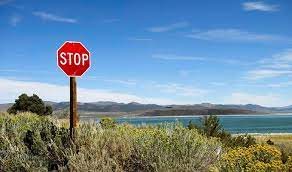
#> input picture course/Bryce/stop_sign_detection/image2.jpg, 292 x 172 px
$ python main.py
#> lines starting #> are read from the running program, lines starting #| are printed output that depends on the picture
import cv2
from matplotlib import pyplot as plt
# tutorial found at
# https://www.geeksforgeeks.org/detect-an-object-with-opencv-python/
# Opening image
img = cv2.imread("image2.jpg")
#> img is the input picture: shape (172, 292, 3); mean B, G, R 160.1, 139.9, 111.8

# OpenCV opens images as BRG
# but we want it as RGB We'll
# also need a grayscale version
img_gray = cv2.cvtColor(img, cv2.COLOR_BGR2GRAY)
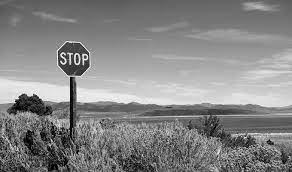
#> img_gray: shape (172, 292); min 0, max 253, mean 133.8
img_rgb = cv2.cvtColor(img, cv2.COLOR_BGR2RGB)

# Use minSize because for not
# bothering with extra-small
# dots that would look like STOP signs
stop_data = cv2.CascadeClassifier('stop_data.xml')

found = stop_data.detectMultiScale(img_gray,
                                   minSize=(5, 5))
#> found = [[50, 34, 48, 48]]

# Don't do anything if there's
# no sign
amount_found = len(found)
#> amount_found = 1

if amount_found != 0:

    # There may be more than one
    # sign in the image
    for (x, y, width, height) in found:
        # We draw a green rectangle around
        # every recognized sign
        cv2.rectangle(img_rgb, (x, y),
                      (x + height, y + width),
                      (0, 255, 0), 5)
#> this loop made 1 pass
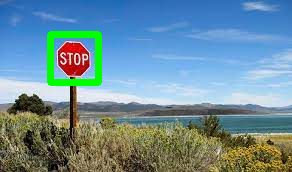
#> img_rgb: shape (172, 292, 3); mean R, G, B 109, 142.3, 154.3

# Creates the environment of
# the picture and shows it
plt.subplot(1, 1, 1)
plt.imshow(img_rgb)
plt.show()

$ run again, with course/Bryce/stop_sign_detection/aland.jpg copied over course/Bryce/stop_sign_detection/image2.jpg
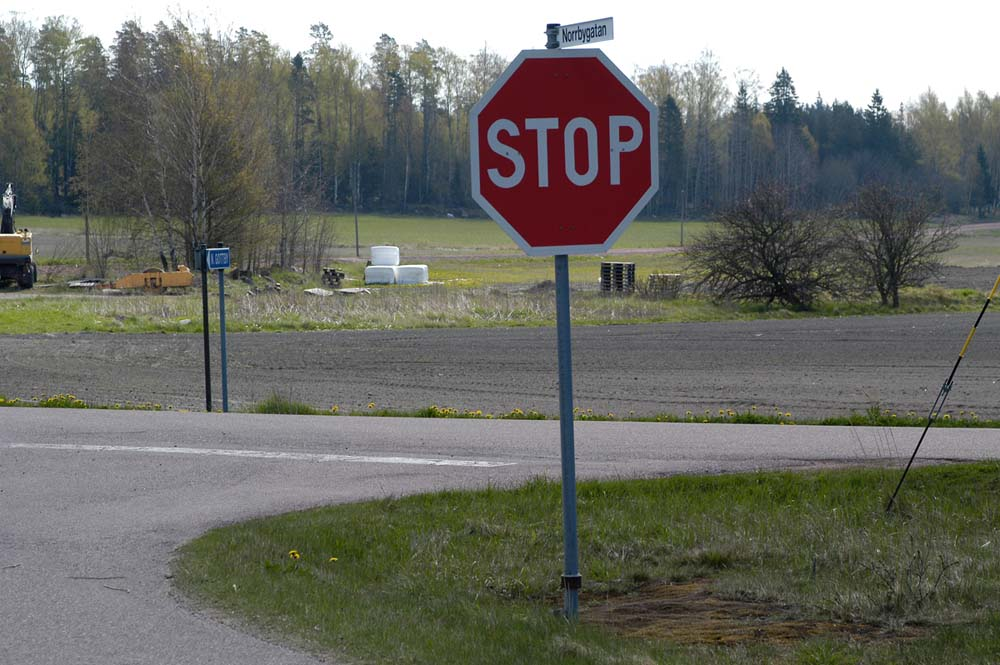
#> input picture course/Bryce/stop_sign_detection/aland.jpg, 1000 x 665 px
#> img is the input picture: shape (665, 1000, 3); mean B, G, R 104.1, 111.5, 110.8
#> `img_gray = cv2.cvtColor(img, cv2.COLOR_BGR2GRAY)`:
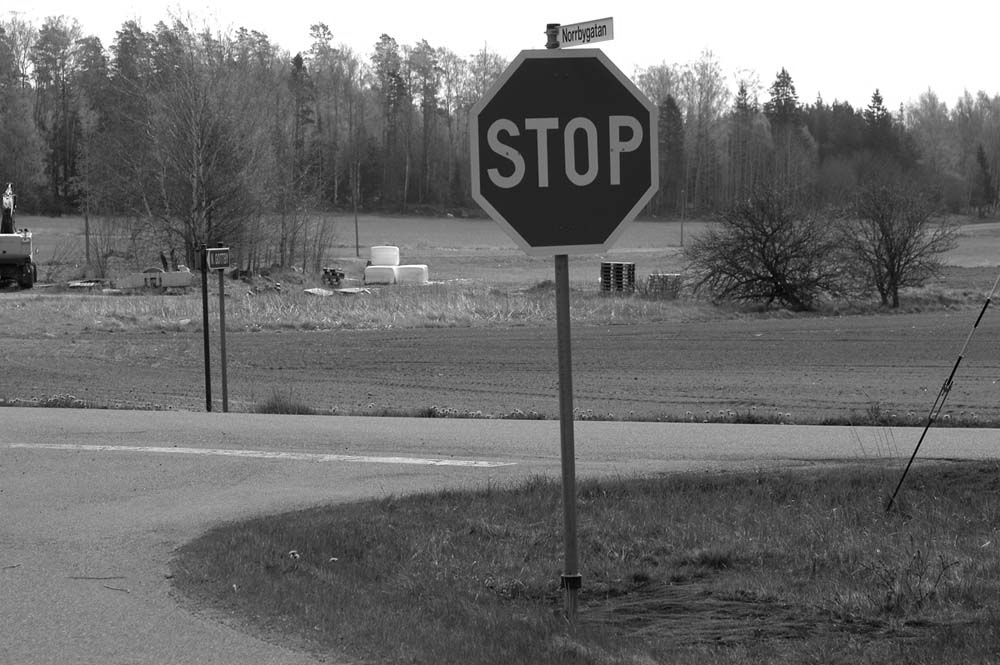
#> img_gray: shape (665, 1000); min 0, max 255, mean 110.5
#> found = [[459, 42, 224, 224]]
#> amount_found = 1
#> the loop `for (x, y, width, height) in found:` made 1 pass
#> after the loop `for (x, y, width, height) in found:`:
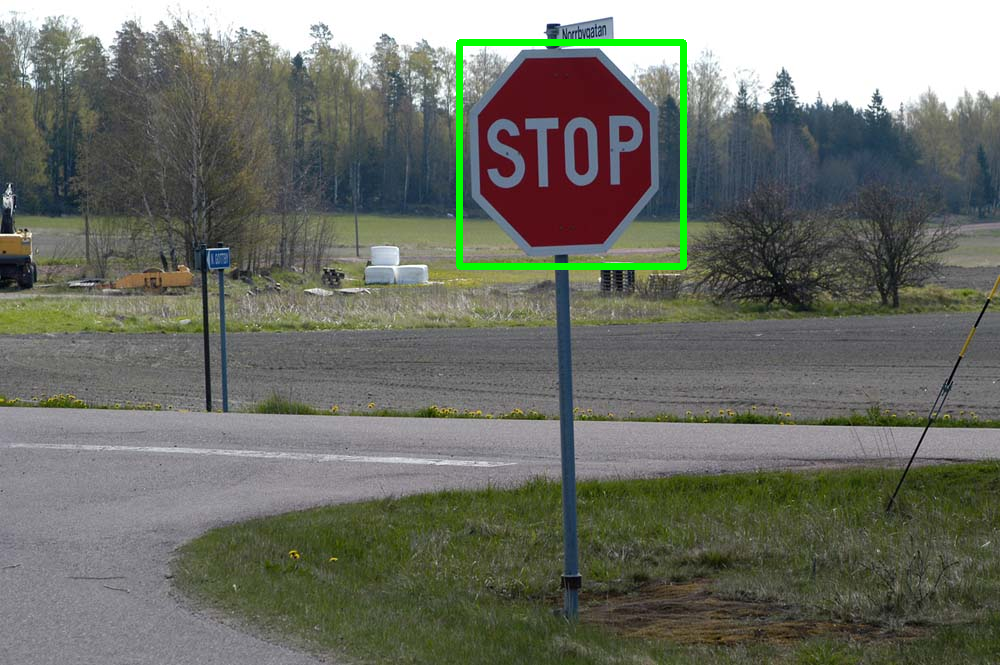
#> img_rgb: shape (665, 1000, 3); mean R, G, B 109.5, 112.5, 102.8

$ run again, with course/Bryce/stop_sign_detection/hit.jpg copied over course/Bryce/stop_sign_detection/image2.jpg
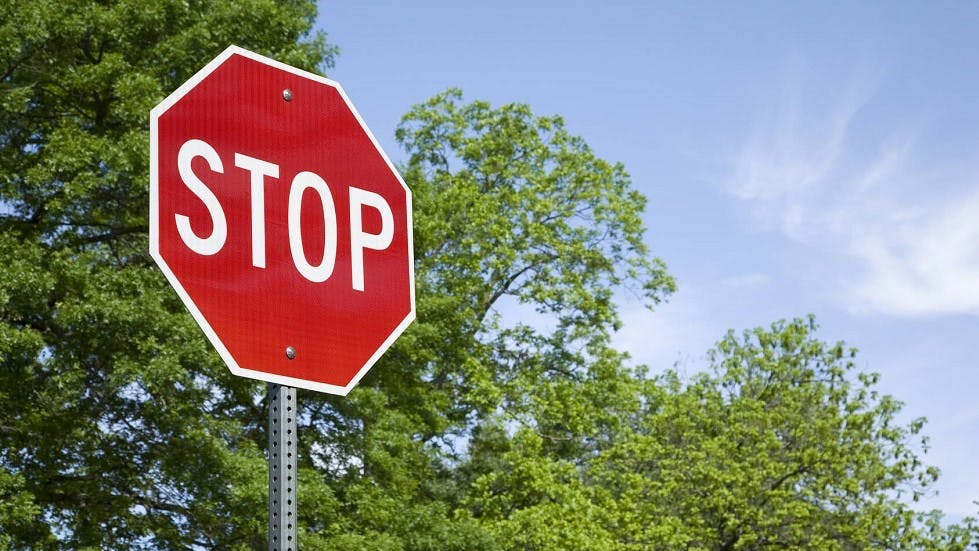
#> input picture course/Bryce/stop_sign_detection/hit.jpg, 979 x 551 px
#> img is the input picture: shape (551, 979, 3); mean B, G, R 123.1, 133.3, 133.1
#> `img_gray = cv2.cvtColor(img, cv2.COLOR_BGR2GRAY)`:
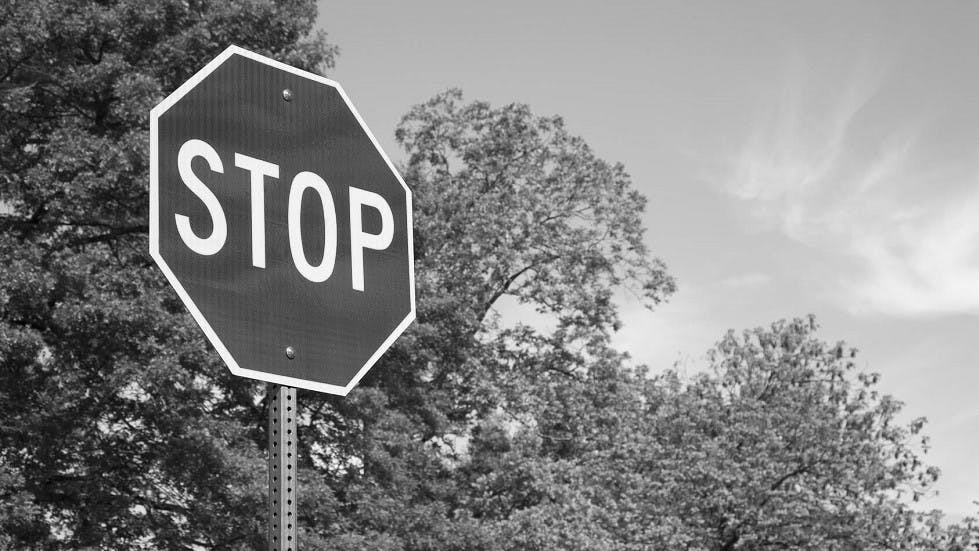
#> img_gray: shape (551, 979); min 0, max 255, mean 132
#> found = [[144, 66, 315, 315]]
#> amount_found = 1
#> the loop `for (x, y, width, height) in found:` made 1 pass
#> after the loop `for (x, y, width, height) in found:`:
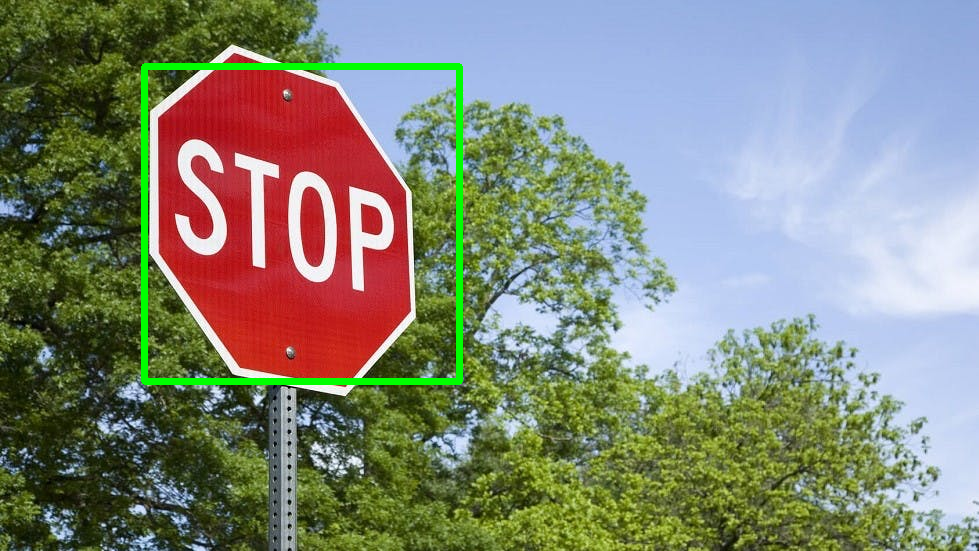
#> img_rgb: shape (551, 979, 3); mean R, G, B 131.3, 135.6, 121.6
